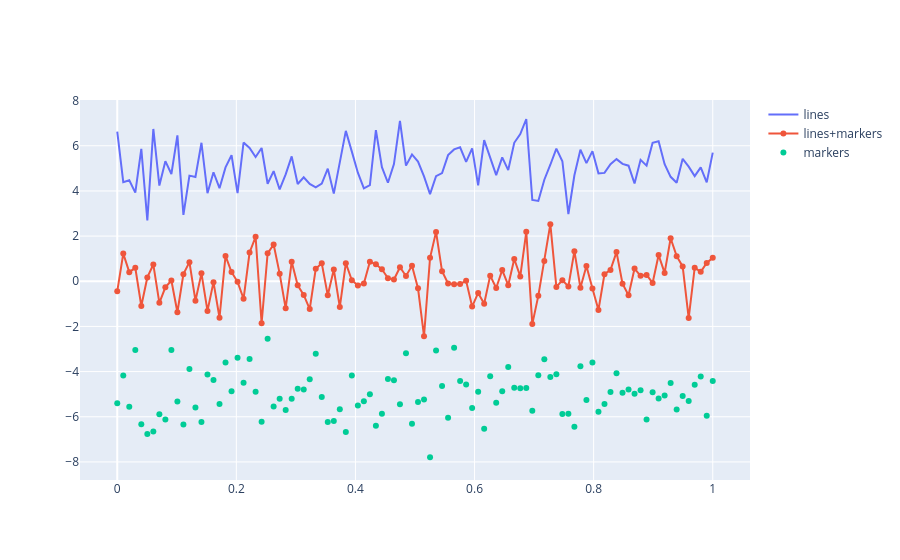

Write notebook code for a chart like this one.
### Markdown cell above
As we can see, the algorithim for the most part works- unsure if what is requested is at the excact highpoint (would have been raining for a couple of hours there) or just find when it is leading to a high point- any advice?

### Code cell
